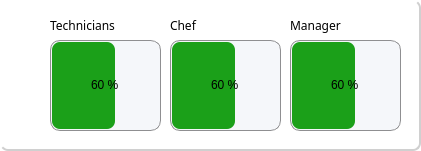
    <widget class="QFrame" name="frame">
     <property name="geometry">
      <rect>
       <x>460</x>
       <y>20</y>
       <width>421</width>
       <height>151</height>
      </rect>
     </property>
     <property name="styleSheet">
      <string notr="true">QFrame {
    background-color: white; /* Background color for the frame */
    border: none;            /* No border for the frame */
    border-bottom: 2px solid #d0d0d0; /* Bottom border */
    border-right: 2px solid #d0d0d0;  /* Right border */
    border-radius: 8px;     /* Rounded corners */
}
</string>
     </property>
     <property name="frameShape">
      <enum>QFrame::NoFrame</enum>
     </property>
     <widget class="QProgressBar" name="progressBar2">
      <property name="geometry">
       <rect>
        <x>170</x>
        <y>40</y>
        <width>111</width>
        <height>91</height>
       </rect>
      </property>
      <property name="styleSheet">
       <string notr="true">QProgressBar {
    border: 1px solid #8f8f91;
    border-radius: 10px;          /* Outer border radius */
    background-color:#F5F7FA;    /* Background color */
    text-align: center;           /* Centered text */
}

QProgressBar::chunk {
    background-color: #1ba019;    /* Fill color */
    border-radius: 8px;           /* Inner fill border radius */
    margin: 1px;                  /* Adds space for rounded edges */
}
</string>
      </property>
      <property name="value">
       <number>60</number>
      </property>
      <property name="textVisible">
       <bool>true</bool>
      </property>
      <property name="invertedAppearance">
       <bool>false</bool>
      </property>
      <property name="textDirection">
       <enum>QProgressBar::TopToBottom</enum>
      </property>
      <property name="format">
       <string>%p %</string>
      </property>
     </widget>
     <widget class="QProgressBar" name="progressBar3">
      <property name="geometry">
       <rect>
        <x>290</x>
        <y>40</y>
        <width>111</width>
        <height>91</height>
       </rect>
      </property>
      <property name="styleSheet">
       <string notr="true">QProgressBar {
    border: 1px solid #8f8f91;
    border-radius: 10px;          /* Outer border radius */
    background-color: #F5F7FA;    /* Background color */
    text-align: center;           /* Centered text */
}

QProgressBar::chunk {
    background-color: #1ba019;    /* Fill color */
    border-radius: 8px;           /* Inner fill border radius */
    margin: 1px;                  /* Adds space for rounded edges */
}
</string>
      </property>
      <property name="value">
       <number>60</number>
      </property>
      <property name="textVisible">
       <bool>true</bool>
      </property>
      <property name="invertedAppearance">
       <bool>false</bool>
      </property>
      <property name="textDirection">
       <enum>QProgressBar::TopToBottom</enum>
      </property>
      <property name="format">
       <string>%p %</string>
      </property>
     </widget>
     <widget class="QProgressBar" name="progressBar1">
      <property name="geometry">
       <rect>
        <x>50</x>
        <y>40</y>
        <width>111</width>
        <height>91</height>
       </rect>
      </property>
      <property name="styleSheet">
       <string notr="true">QProgressBar {
    border: 1px solid #8f8f91;
    border-radius: 10px;          /* Outer border radius */
    background-color: #F5F7FA;    /* Background color */
    text-align: center;           /* Centered text */
}

QProgressBar::chunk {
    background-color: #1ba019;    /* Fill color */
    border-radius: 8px;           /* Inner fill border radius */
    margin: 1px;                  /* Adds space for rounded edges */
}
</string>
      </property>
      <property name="value">
       <number>60</number>
      </property>
      <property name="textVisible">
       <bool>true</bool>
      </property>
      <property name="invertedAppearance">
       <bool>false</bool>
      </property>
      <property name="textDirection">
       <enum>QProgressBar::TopToBottom</enum>
      </property>
      <property name="format">
       <string>%p %</string>
      </property>
     </widget>
     <widget class="QLabel" name="label_2">
      <property name="geometry">
       <rect>
        <x>50</x>
        <y>10</y>
        <width>111</width>
        <height>31</height>
       </rect>
      </property>
      <property name="font">
       <font>
        <family>Lexend</family>
       </font>
      </property>
      <property name="styleSheet">
       <string notr="true">border:none;
background-color:transparent;
</string>
      </property>
      <property name="text">
       <string>Technicians</string>
      </property>
     </widget>
     <widget class="QLabel" name="label_3">
      <property name="geometry">
       <rect>
        <x>170</x>
        <y>10</y>
        <width>111</width>
        <height>31</height>
       </rect>
      </property>
      <property name="font">
       <font>
        <family>Lexend</family>
       </font>
      </property>
      <property name="styleSheet">
       <string notr="true">border:none;
background-color:transparent;
</string>
      </property>
      <property name="text">
       <string>Chef</string>
      </property>
     </widget>
     <widget class="QLabel" name="label_4">
      <property name="geometry">
       <rect>
        <x>290</x>
        <y>10</y>
        <width>111</width>
        <height>31</height>
       </rect>
      </property>
      <property name="font">
       <font>
        <family>Lexend</family>
       </font>
      </property>
      <property name="styleSheet">
       <string notr="true">border:none;
background-color:transparent;
</string>
      </property>
      <property name="text">
       <string>Manager</string>
      </property>
     </widget>
    </widget>
